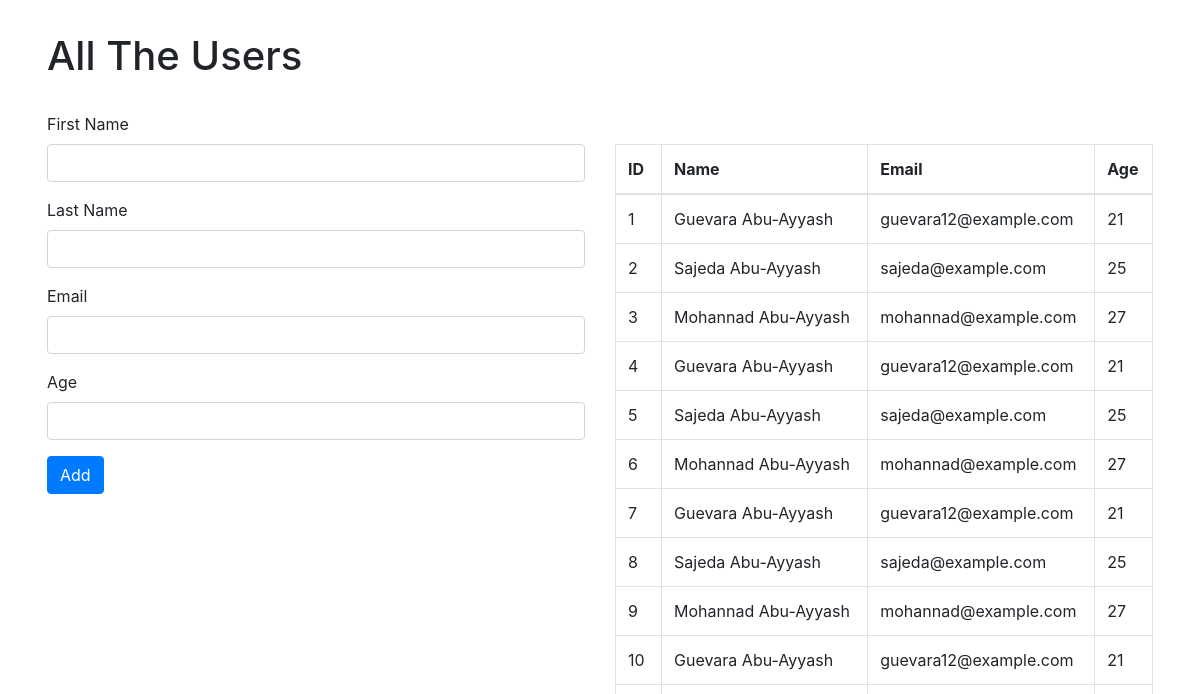
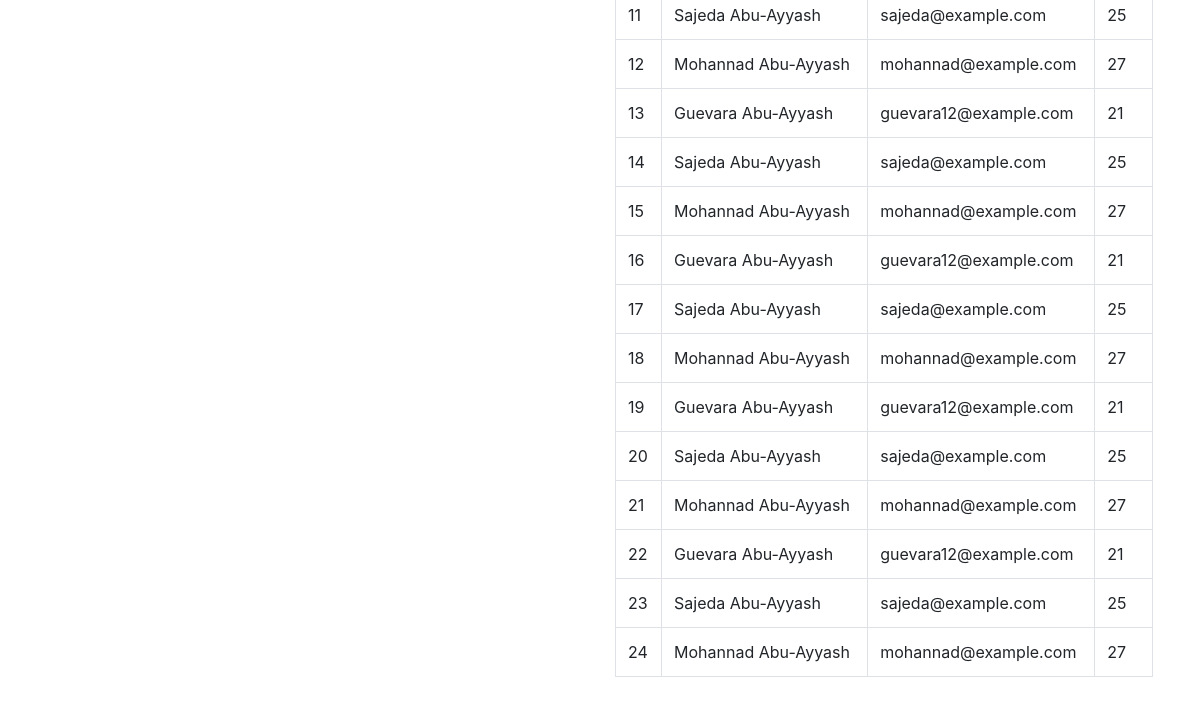
Before: / with the older database file (2 pictures, top to bottom).
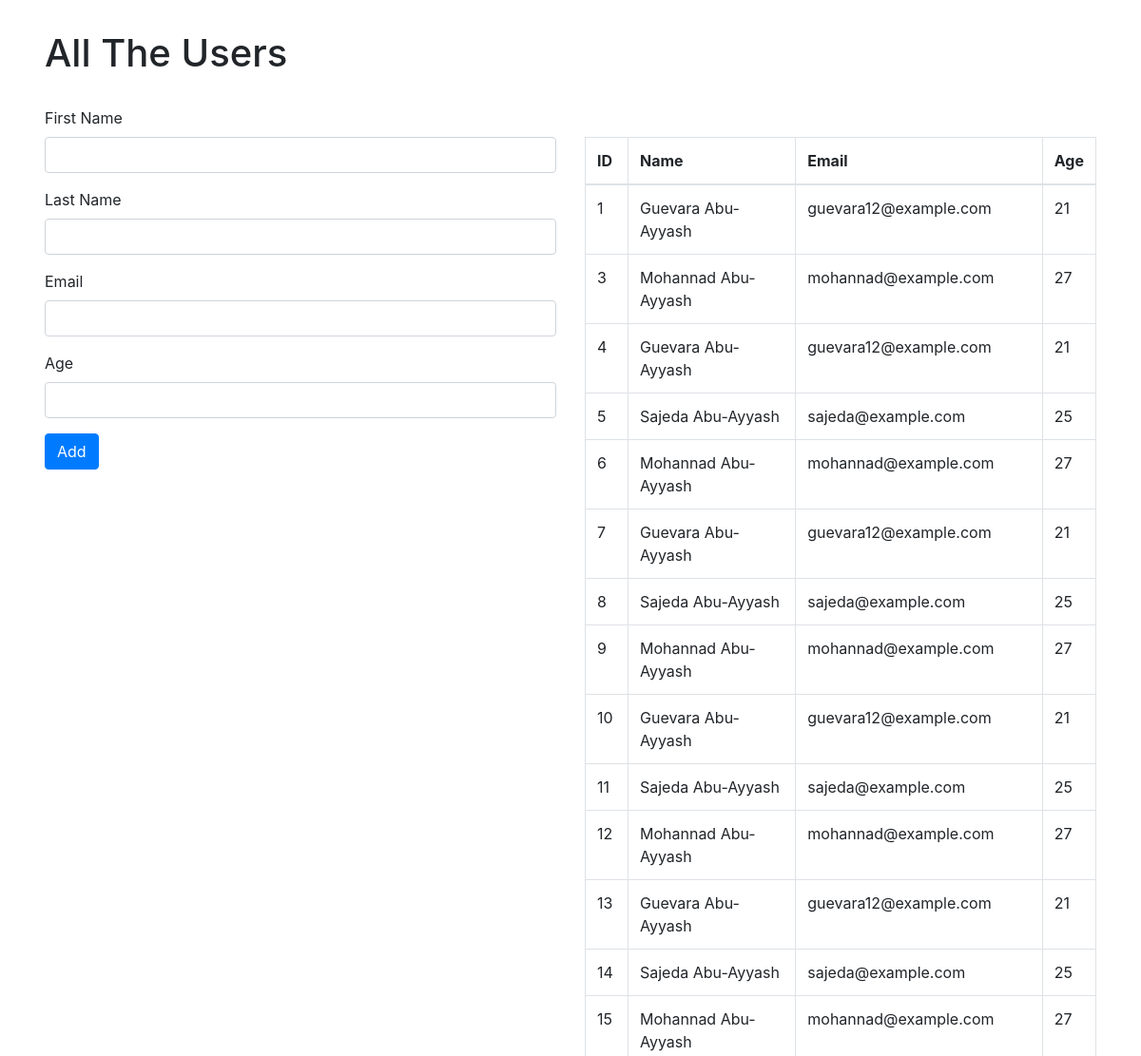
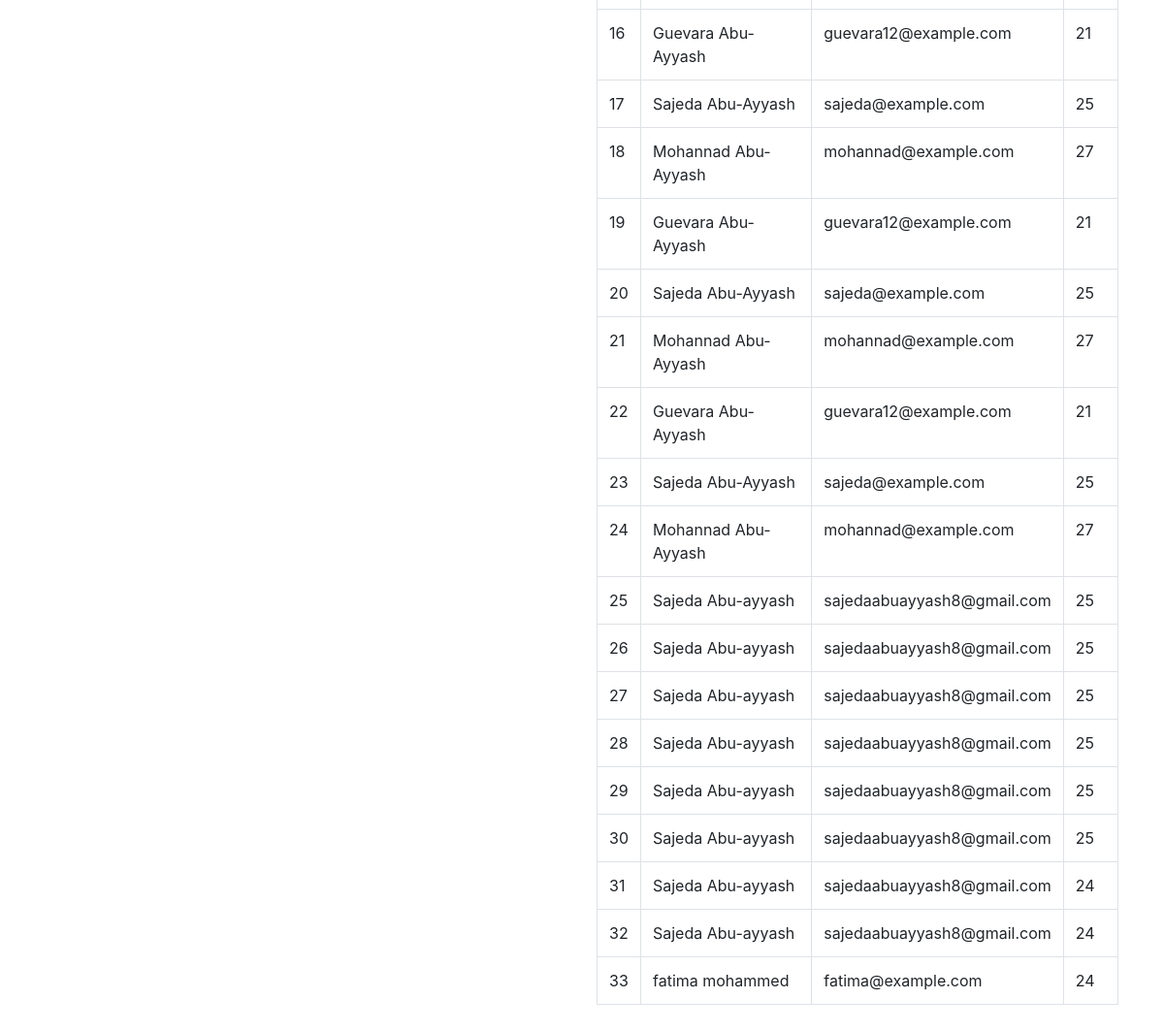
After: the same page with the newer database file (2 pictures, top to bottom).
### users_app/models.py (models this page shows)
class User(models.Model):
    first_name = models.CharField(max_length = 255)
    last_name = models.CharField(max_length = 255)
    age = models.IntegerField()
    email_address = models.CharField(max_length = 255)
    created_at = models.DateTimeField(auto_now_add = True)
    updated_at = models.DateTimeField(auto_now = True)

### users_app/views.py (the view)
# urls.py: path('', views.index),
def index(request):
    context = {
        'users' : models.User.objects.all()
    }
    return render(request, "index.html", context)

### users_app/templates/index.html (shortened to what this page needs)
{% load static %}
<!DOCTYPE html>
<html lang="en">
  <head>
    <link
      rel="stylesheet"
      href="https://stackpath.bootstrapcdn.com/bootstrap/4.3.1/css/bootstrap.min.css"
    />
    <link rel="stylesheet" href="{% static 'css/style.css' %}" />
  </head>
  <body>
    <div class="container-fluid">
      <div class="row">
        <div class="col-12">
          <h1>All The Users</h1>
        </div>
      </div>
      <div class="row">
        <div class="col-md-6">
          <form action="/add_user" method="post">
            <div class="form-group">
              <label for="first_name">First Name</label>
              <input type="text" name="first_name" class="form-control" />
            </div>
            <div class="form-group">
              <label for="last_name">Last Name</label>
              <input type="text" name="last_name" class="form-control" />
            </div>
            <div class="form-group">
              <label for="email_address">Email</label>
              <input type="email" name="email_address" class="form-control" />
            </div>
            <div class="form-group">
              <label for="age">Age</label>
              <input type="number" name="age" class="form-control" />
            </div>
            <button type="submit" class="btn btn-primary">Add</button>
          </form>
        </div>
        <div class="col-md-6">
          <table class="table table-bordered">
            <thead>
              <tr>
                <th>ID</th>
                <th>Name</th>
                <th>Email</th>
                <th>Age</th>
              </tr>
            </thead>
            <tbody>
              {% for user in users %}
              <tr>
                <td>{{ user.id }}</td>
                <td>{{user.first_name}} {{ user.last_name }}</td>
                <td>{{ user.email_address }}</td>
                <td>{{ user.age }}</td>
              </tr>
              {% endfor %}
            </tbody>
          </table>
        </div>
      </div>
    </div>
  </body>
</html>

### users_app/static/css/style.css (style rules this page uses)
body { padding: 32px; }
h1 { margin-bottom: 32px; }
table { margin-top: 32px; }
form { margin-bottom: 32px; }

Changed rows visible on the page:
removed User: id "2", first_name "Sajeda", last_name "Abu-Ayyash", email_address "sajeda@example.com", age "25"
added User: id "25", first_name "Sajeda", last_name "Abu-ayyash", email_address "sajedaabuayyash8@gmail.com", age "25"
added User: id "26", first_name "Sajeda", last_name "Abu-ayyash", email_address "sajedaabuayyash8@gmail.com", age "25"
added User: id "27", first_name "Sajeda", last_name "Abu-ayyash", email_address "sajedaabuayyash8@gmail.com", age "25"
added User: id "28", first_name "Sajeda", last_name "Abu-ayyash", email_address "sajedaabuayyash8@gmail.com", age "25"
added User: id "29", first_name "Sajeda", last_name "Abu-ayyash", email_address "sajedaabuayyash8@gmail.com", age "25"
added User: id "30", first_name "Sajeda", last_name "Abu-ayyash", email_address "sajedaabuayyash8@gmail.com", age "25"
added User: id "31", first_name "Sajeda", last_name "Abu-ayyash", email_address "sajedaabuayyash8@gmail.com", age "24"
added User: id "32", first_name "Sajeda", last_name "Abu-ayyash", email_address "sajedaabuayyash8@gmail.com", age "24"
added User: id "33", first_name "fatima", last_name "mohammed", email_address "fatima@example.com", age "24"
